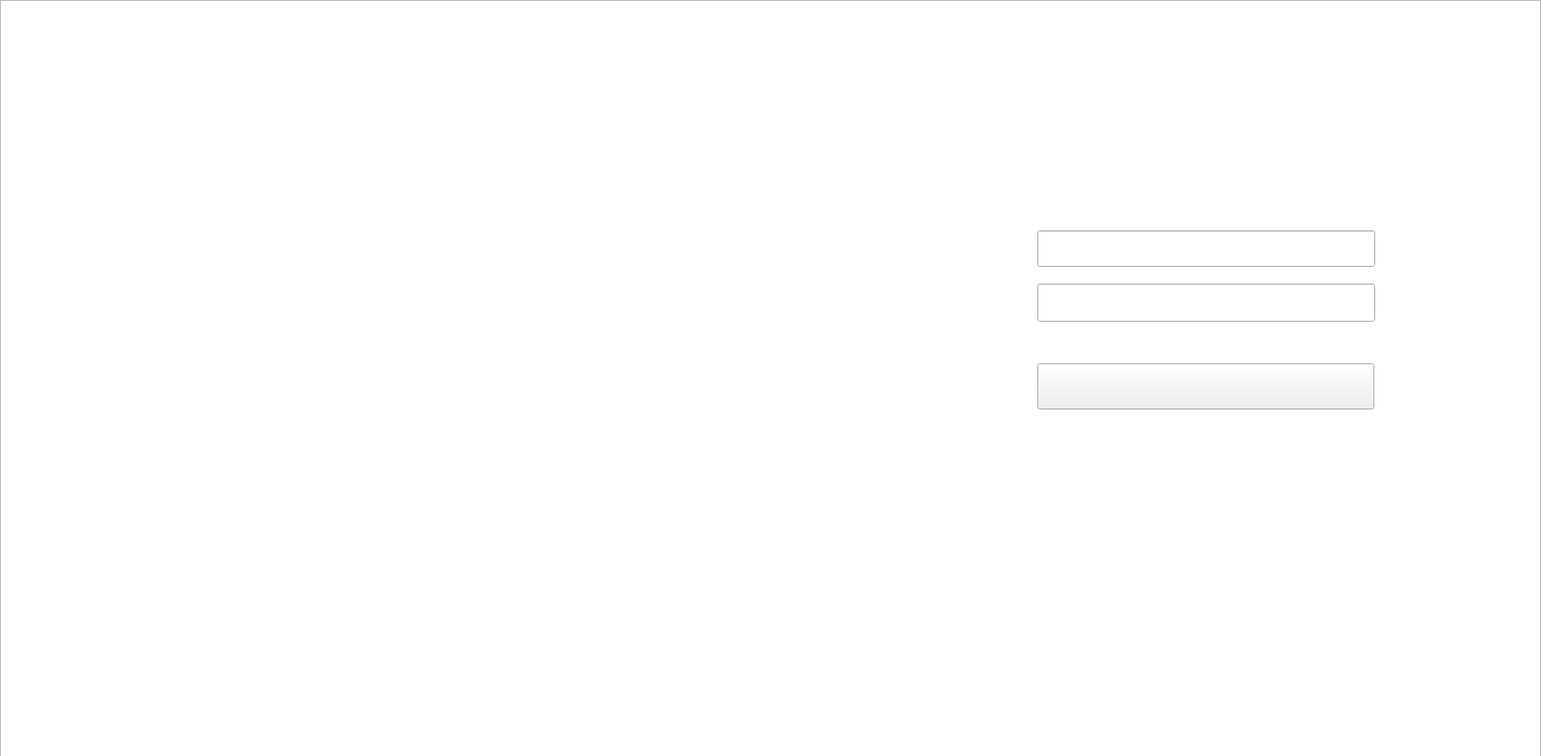
<?xml version="1.0" encoding="UTF-8"?>
<ui version="4.0">
 <class>loginWindow</class>
 <widget class="QWidget" name="loginWindow">
  <property name="geometry">
   <rect>
    <x>0</x>
    <y>0</y>
    <width>1738</width>
    <height>853</height>
   </rect>
  </property>
  <property name="windowTitle">
   <string>Form</string>
  </property>
  <widget class="QLineEdit" name="user">
   <property name="geometry">
    <rect>
     <x>1170</x>
     <y>260</y>
     <width>381</width>
     <height>41</height>
    </rect>
   </property>
   <property name="text">
    <string/>
   </property>
  </widget>
  <widget class="QLineEdit" name="pwd">
   <property name="geometry">
    <rect>
     <x>1170</x>
     <y>320</y>
     <width>381</width>
     <height>43</height>
    </rect>
   </property>
   <property name="text">
    <string/>
   </property>
  </widget>
  <widget class="QGraphicsView" name="graphicsView">
   <property name="geometry">
    <rect>
     <x>0</x>
     <y>0</y>
     <width>1738</width>
     <height>855</height>
    </rect>
   </property>
   <property name="styleSheet">
    <string notr="true">background-image: url(:/image/login.PNG);</string>
   </property>
  </widget>
  <widget class="QPushButton" name="pblogin">
   <property name="geometry">
    <rect>
     <x>1170</x>
     <y>410</y>
     <width>380</width>
     <height>52</height>
    </rect>
   </property>
   <property name="styleSheet">
    <string notr="true">background-image: url(:/image/pblogin.PNG);</string>
   </property>
   <property name="text">
    <string/>
   </property>
  </widget>
  <zorder>graphicsView</zorder>
  <zorder>user</zorder>
  <zorder>pwd</zorder>
  <zorder>pblogin</zorder>
 </widget>
 <resources/>
 <connections/>
</ui>
